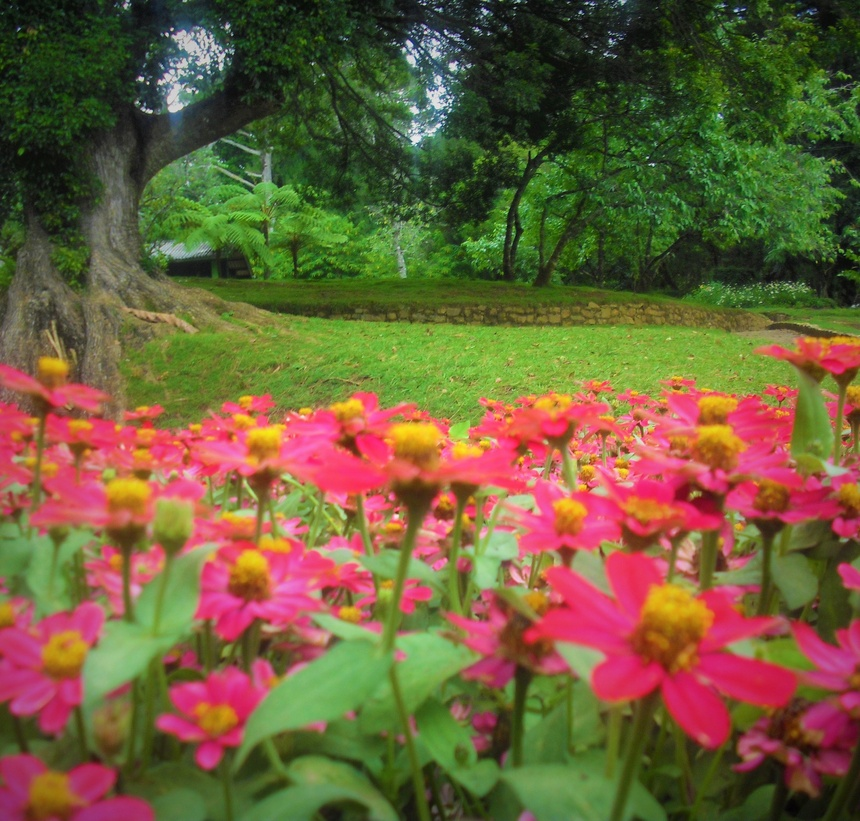
#> input picture garden.jpg, 860 x 821 px, shrunk from 2865 x 2736 before the run
$ python transformations.py
#> lines starting #> are read from the running program, lines starting #| are printed output that depends on the picture
from skimage.transform import rotate
import matplotlib.pyplot as plt

# Loading the image using Matplotlib
image = plt.imread('garden.jpg')
#> image is the input picture: shape (821, 860, 3); mean R, G, B 111.1, 94.3, 58.6
#Rotate the image 90 degrees clockwise
image_rotated = rotate(image, -90)
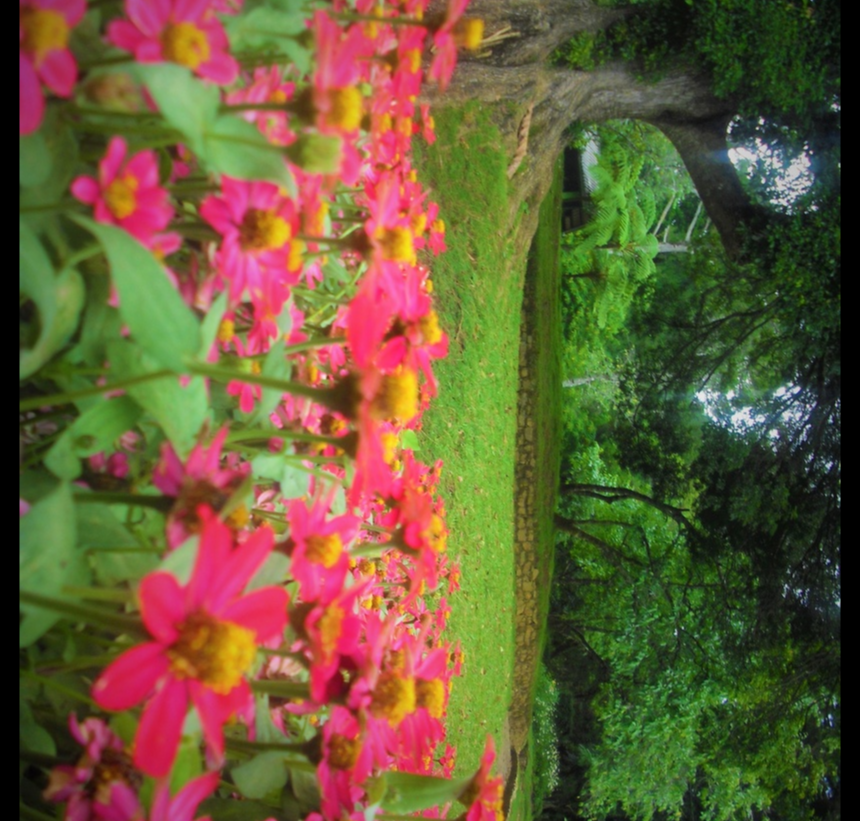
#> image_rotated: shape (821, 860, 3) float64; mean R, G, B 0.418, 0.358, 0.221

def show_image(image, title):
    plt.imshow(image)
    plt.title(title)
    plt.axis('off')
    plt.show()

show_image(image, 'orginal')
show_image(image_rotated, 'Rotated 90 degrees clockwise')

image_rotated_anticlockwise = rotate(image, 90)
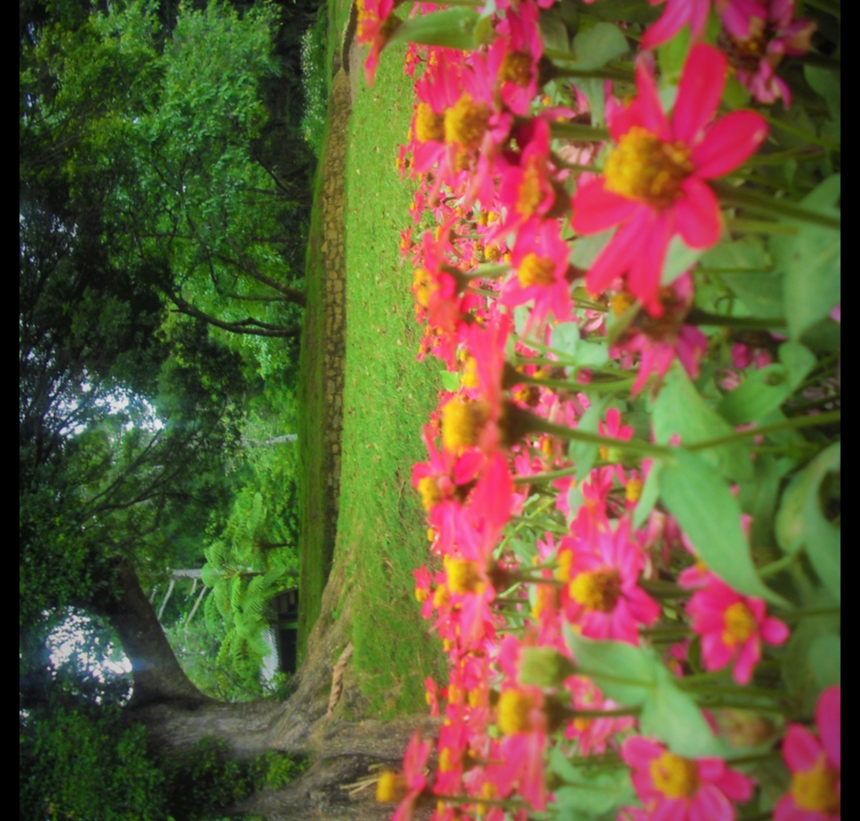
#> image_rotated_anticlockwise: shape (821, 860, 3) float64; mean R, G, B 0.418, 0.358, 0.221

show_image(image_rotated_anticlockwise, 'Rotated 90 degrees anticlockwise')
